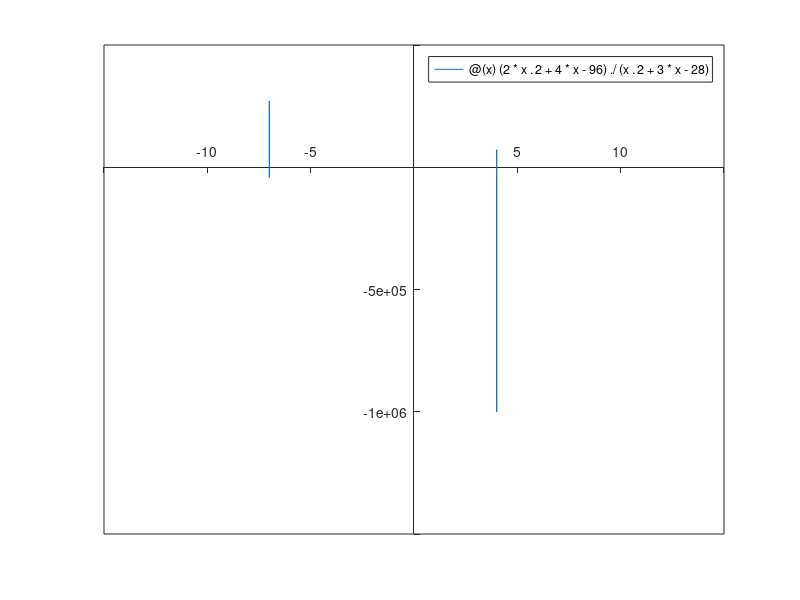

Source code (MATLAB):
clear; clc; close all;

% Description: Plots a function

f = @(x) (2*x.^2+4*x-96)./(x.^2+3*x-28);

fplot(f,[-15 15])
set(gca, 'XAxisLocation','origin')
set(gca, 'YAxisLocation','origin')
